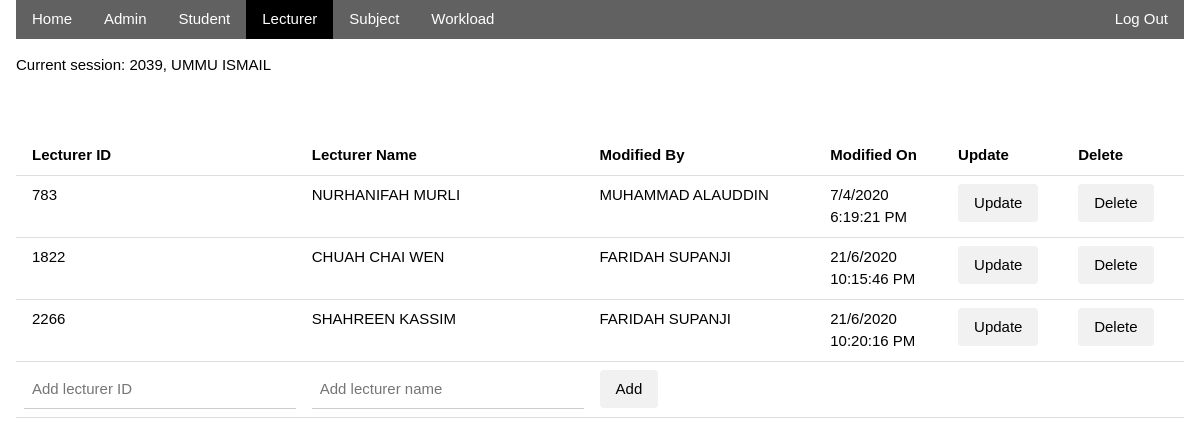
/admin/lecturer.php (signed in), run on the app's committed database.
### tables this page shows
CREATE TABLE `adm_lect` (
  `admin_id` int(4) NOT NULL,
  `lecturer_id` int(4) NOT NULL,
  `modified_on` datetime NOT NULL
);

CREATE TABLE `lecturers` (
  `lecturer_id` int(4) NOT NULL,
  `lecturer_name` varchar(100) NOT NULL,
  `lecturer_password` varchar(128) NOT NULL,
  `log_status` tinyint(1) NOT NULL
);

### admin/lecturer.php (the view, shortened to what this page needs)
<?php
require '../connection.php';
include '../message.php';
if (isset($_SESSION['admin_id']))
	$session_id = $_SESSION['admin_id'];
else
	header('location: ../index.php');
$q = 'SELECT admin_id, admin_name FROM admins WHERE admin_id = ?';
$stmt = $conn->prepare($q);
$stmt->bind_param('i', $session_id);
if (!$stmt->execute())
{
	$msg = $errorMsg;
}
else
{
	$result = $stmt->get_result();
	$row = $result->fetch_assoc();
	$session_name = $row['admin_name'];
}
?>
<!DOCTYPE html>
<html lang="en">
<head>
	<link rel="stylesheet" href="../css/w3.css">
	<link rel="stylesheet" href="../css/style.css">
</head>
<body>
	<div class="w3-container">
		<div class="w3-bar w3-dark-grey">
			<a href="home.php" class="w3-bar-item w3-button">Home</a>
			<a href="admin.php" class="w3-bar-item w3-button">Admin</a>
			<a href="student.php" class="w3-bar-item w3-button">Student</a>
			<a href="lecturer.php" class="w3-bar-item w3-button w3-black">Lecturer</a>
			<a href="subject.php" class="w3-bar-item w3-button">Subject</a>
			<a href="workload.php" class="w3-bar-item w3-button">Workload</a>
			<a href="../logout.php" class="w3-bar-item w3-button w3-right">Log Out</a>
		</div>
		<p>Current session: <?php echo $session_id.", ".$session_name ?></p>
		<br>
		<br>
		<table class="w3-table w3-bordered">
			<tr>
				<th>Lecturer ID</th>
				<th>Lecturer Name</th>
				<th>Modified By</th>
				<th>Modified On</th>
				<th>Update</th>
				<th>Delete</th>
			</tr>
			<?php
				$sql = 'SELECT l.lecturer_id, l.lecturer_name, a.admin_id, a.admin_name, modified_on
				FROM adm_lect
				INNER JOIN admins AS a ON (adm_lect.admin_id = a.admin_id)
				INNER JOIN lecturers AS l ON (adm_lect.lecturer_id = l.lecturer_id)';
				if ($result = $conn->query($sql))
				{
					if ($result->num_rows > 0) {
						while ($row = $result->fetch_assoc()) { ?>
							<tr style="text-align: center">
							<td><?php echo $row['lecturer_id']; ?></td>
							<td><?php echo $row['lecturer_name']; ?></td>
							<td><?php echo $row['admin_name']; ?></td>
							<td><?php $date = $row['modified_on'];
							echo date("j/n/Y<\b\\r>g:i:s A", strtotime($date)); ?></td>
							<td><button class="w3-button w3-round w3-light-grey" onclick="onUpdate(<?php echo $row['lecturer_id']; ?>, '<?php echo $row['lecturer_name']; ?>')">Update</button></td>
							<td><button class="w3-button w3-round w3-light-grey" onclick="onDelete('<?php echo $row['lecturer_id']; ?>', '<?php echo $row['lecturer_name']; ?>')">Delete</button></td>
							</tr>
							<?php
						}
					}
				}
				else
				{
					echo $conn->error;
				}
			?>
			<tr>
				<form action="" method="POST">
					<td><input class="w3-input" type="text" name="lect_id" placeholder="Add lecturer ID"/></td>
					<td><input class="w3-input" type="text" name="lect_name" placeholder="Add lecturer name" /></td>
					<td><input class="w3-button w3-round w3-light-grey" type="submit" name="add" value="Add" /></td>
					<td></td>
					<td></td>
					<td></td>
				</form>
			</tr>
		</table>
	</div>
</body>
</html>

### css/w3.css (style rules this page uses)
html { box-sizing:border-box }
*,*:before,*:after { box-sizing:inherit }
html { -ms-text-size-adjust:100%;-webkit-text-size-adjust:100% }
body { margin:0 }
a { background-color:transparent }
button,input,select,textarea,optgroup { font:inherit;margin:0 }
button,input { overflow:visible }
button,select { text-transform:none }
button,[type=button],[type=reset],[type=submit] { -webkit-appearance:button }
html,body { font-family:Verdana,sans-serif;font-size:15px;line-height:1.5 }
html { overflow-x:hidden }
a { color:inherit }
.w3-table,.w3-table-all { border-collapse:collapse;border-spacing:0;width:100%;display:table }
.w3-bordered tr,.w3-table-all tr { border-bottom:1px solid #ddd }
.w3-table td,.w3-table th,.w3-table-all td,.w3-table-all th { padding:8px 8px;display:table-cell;text-align:left;vertical-align:top }
.w3-table th:first-child,.w3-table td:first-child,.w3-table-all th:first-child,.w3-table-all td:first-child { padding-left:16px }
.w3-btn,.w3-button { border:none;display:inline-block;padding:8px 16px;vertical-align:middle;overflow:hidden;text-decoration:none;color:inherit;background-color:inherit;text-align:center;cursor:pointer;white-space:nowrap }
.w3-btn,.w3-button { -webkit-touch-callout:none;-webkit-user-select:none;-khtml-user-select:none;-moz-user-select:none;-ms-user-select:none;user-select:none }
.w3-input { padding:8px;display:block;border:none;border-bottom:1px solid #ccc;width:100% }
.w3-bar { width:100%;overflow:hidden }
.w3-bar .w3-bar-item { padding:8px 16px;float:left;width:auto;border:none;display:block;outline:0 }
.w3-bar .w3-button { white-space:normal }
.w3-container:after,.w3-container:before,.w3-panel:after,.w3-panel:before,.w3-row:after,.w3-row:before,.w3-row-padding:after,.w3-row-padding:before, .w3-cell-row:before,.w3-cell-row:after,.w3-clear:after,.w3-clear:before,.w3-bar:before,.w3-bar:after { content:"";display:table;clear:both }
.w3-round,.w3-round-medium { border-radius:4px }
.w3-container,.w3-panel { padding:0.01em 16px }
.w3-right { float:right!important }
.w3-black,.w3-hover-black:hover { color:#fff!important;background-color:#000!important }
.w3-light-grey,.w3-hover-light-grey:hover,.w3-light-gray,.w3-hover-light-gray:hover { color:#000!important;background-color:#f1f1f1!important }
.w3-dark-grey,.w3-hover-dark-grey:hover,.w3-dark-gray,.w3-hover-dark-gray:hover { color:#fff!important;background-color:#616161!important }

### data on the page
adm_lect: lecturer.lecturer_id "783", lecturer.lecturer_name "NURHANIFAH MURLI", admin.admin_name "MUHAMMAD ALAUDDIN", modified_on "7/4/2020 6:19:21 PM"
adm_lect: lecturer.lecturer_id "1822", lecturer.lecturer_name "CHUAH CHAI WEN", admin.admin_name "FARIDAH SUPANJI", modified_on "21/6/2020 10:15:46 PM"
adm_lect: lecturer.lecturer_id "2266", lecturer.lecturer_name "SHAHREEN KASSIM", admin.admin_name "FARIDAH SUPANJI", modified_on "21/6/2020 10:20:16 PM"

### other printed values
$session_id "2039"
$session_name "UMMU ISMAIL"
